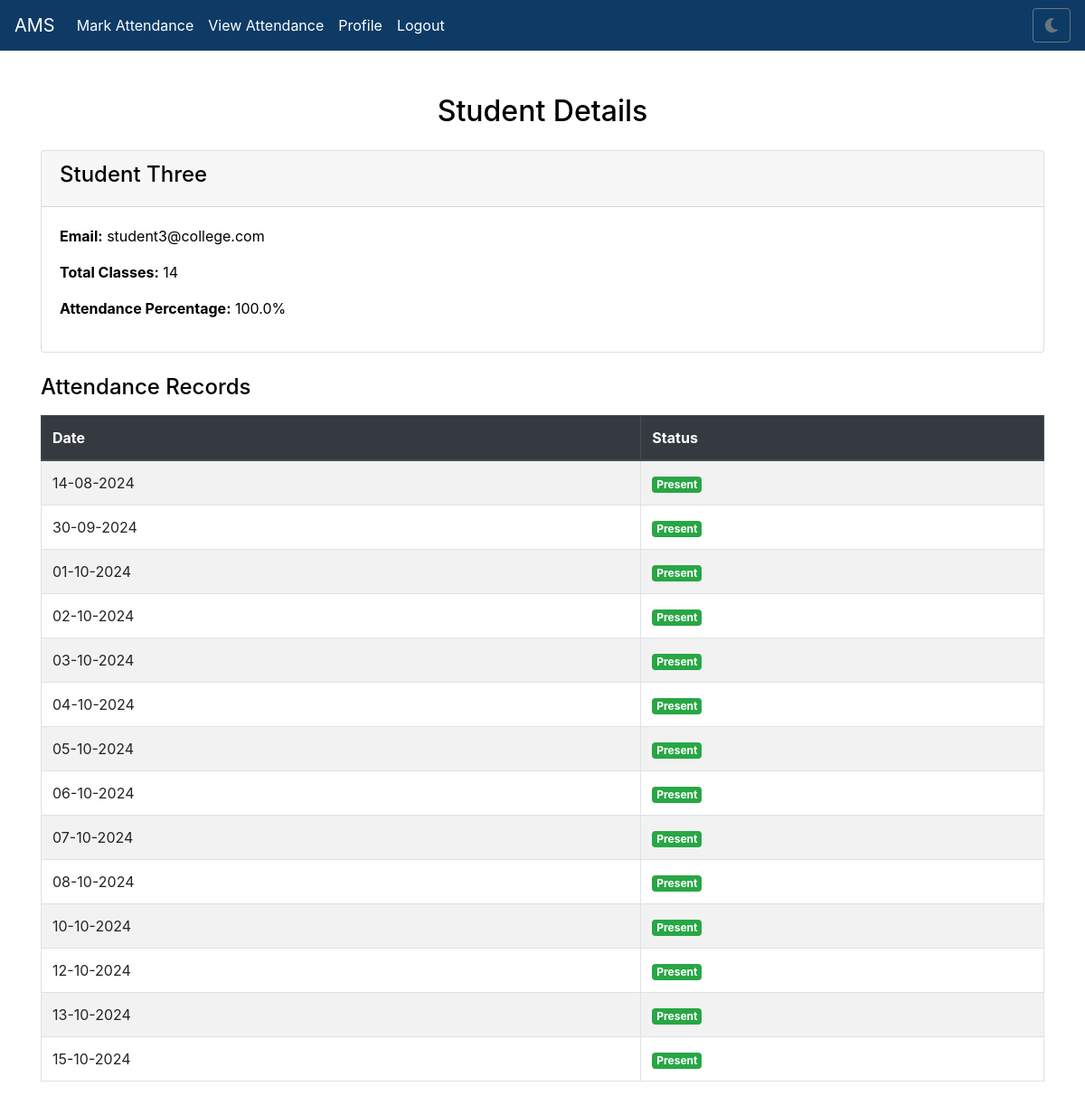
The app's page /student/3 (signed in) with its own data.
### app.py (models this page shows)
class Student(db.Model):
    id = db.Column(db.Integer, primary_key=True)
    full_name = db.Column(db.String(100), nullable=False)
    email = db.Column(db.String(100), unique=True, nullable=False)
    attendance_records = db.relationship('Attendance', backref='student', lazy=True)

class Attendance(db.Model):
    id = db.Column(db.Integer, primary_key=True)
    student_id = db.Column(db.Integer, db.ForeignKey('student.id'), nullable=False)
    date = db.Column(db.Date, nullable=False)
    status = db.Column(db.String(10), nullable=False)  # 'Present' or 'Absent'

### app.py (the view)
@app.route('/student/<int:student_id>')
@login_required
def student_details(student_id):
    try:
        student = Student.query.get_or_404(student_id)
        attendance_records = Attendance.query.filter_by(student_id=student.id).order_by(Attendance.date).all()
        total_classes = Attendance.query.with_entities(Attendance.date).distinct().count()
        present_days = Attendance.query.filter_by(student_id=student.id, status='Present').count()
        percentage = (present_days / total_classes * 100) if total_classes > 0 else 0
        return render_template(
            'student_details.html',
            student=student,
            records=attendance_records,
            percentage=percentage,
            show_navbar=True
        )
    except Exception as e:
        logging.error(f"Error in /student/<student_id>: {e}")
        flash('An unexpected error occurred.', 'danger')
        return redirect(url_for('view_attendance'))

### app.py (called while the page is built)
@app.context_processor
def inject_csrf_token():
    return dict(csrf_token=generate_csrf())

@login_manager.user_loader
def load_user(user_id):
    return Admin.query.get(int(user_id))

### templates/student_details.html
{% extends 'base.html' %}
{% block content %}
<div class="container mt-5">
    <h2 class="text-center mb-4">Student Details</h2>
    <div class="card mb-4">
        <div class="card-header">
            <h4>{{ student.full_name }}</h4>
        </div>
        <div class="card-body">
            <p><strong>Email:</strong> {{ student.email }}</p>
            <p><strong>Total Classes:</strong> {{ records|length }}</p>
            <p><strong>Attendance Percentage:</strong> {{ "%.1f" % percentage }}%</p>
        </div>
    </div>
    <h4 class="mb-3">Attendance Records</h4>
    <table class="table table-striped table-bordered">
        <thead class="thead-dark">
            <tr>
                <th>Date</th>
                <th>Status</th>
            </tr>
        </thead>
        <tbody>
            {% for record in records %}
            <tr>
                <td>{{ record.date.strftime('%d-%m-%Y') }}</td>
                <td>
                    {% if record.status == 'Present' %}
                        <span class="badge badge-success">Present</span>
                    {% else %}
                        <span class="badge badge-danger">Absent</span>
                    {% endif %}
                </td>
            </tr>
            {% endfor %}
        </tbody>
    </table>
</div>
{% endblock %}

### static/styles.css (style rules this page uses)
body { background-color: #ffffff; color: #000000; transition: background-color 0.3s, color 0.3s; }

### records on screen
Student: full_name "Student Three", email "student3@college.com"
Attendance: date "14-08-2024", status "Present"
Attendance: date "30-09-2024", status "Present"
Attendance: date "01-10-2024", status "Present"
Attendance: date "02-10-2024", status "Present"
Attendance: date "03-10-2024", status "Present"
Attendance: date "04-10-2024", status "Present"
Attendance: date "05-10-2024", status "Present"
Attendance: date "06-10-2024", status "Present"
Attendance: date "07-10-2024", status "Present"
Attendance: date "08-10-2024", status "Present"
Attendance: date "10-10-2024", status "Present"
Attendance: date "12-10-2024", status "Present"
Attendance: date "13-10-2024", status "Present"
Attendance: date "15-10-2024", status "Present"

### other values on screen
{{ records|length }} "14"
{{ "%.1f" % percentage }} "100.0"
